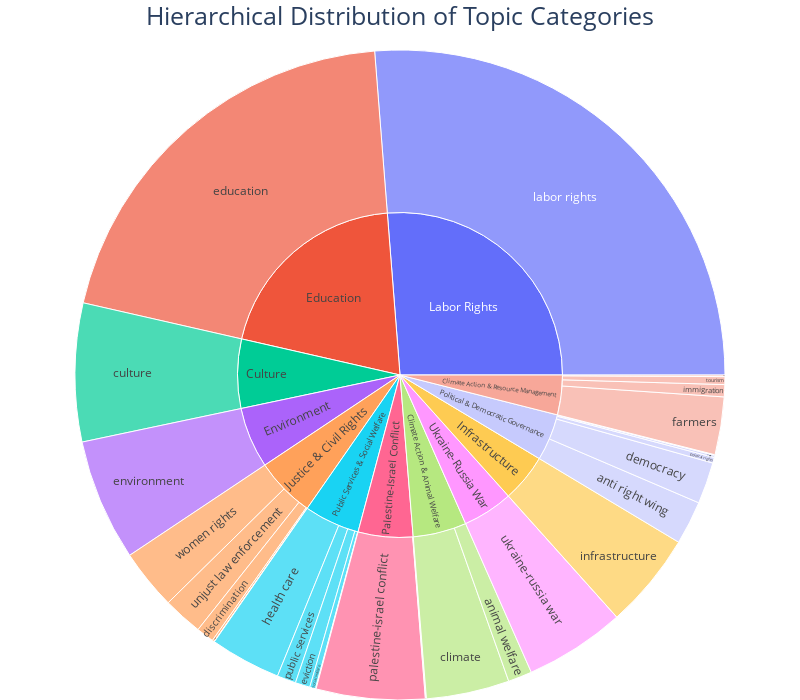

The notebook cell saved with this chart:
### Code cell
data_for_sunburst = []

original_topic_counts = {
    'labor rights': 29841,
    'education': 22958,
    'culture': 7818,
    'environment': 6881,
    'palestine-israel conflict': 6147,
    'ukraine-russia war': 5690,
    'infrastructure': 5427,
    'climate': 4699,
    'health care': 4007,
    'women rights': 3408,
    'farmers': 3266,
    'anti right wing': 2466,
    'democracy': 2350,
    'unjust law enforcement': 2235,
    'animal welfare': 1353,
    'public services': 1070,
    'discrimination': 1004,
    'eviction': 832,
    'immigration': 688,
    'tourism': 444,
    'social welfare': 331,
    'political rights': 321,
    'political criticism': 120,
    'anti crime': 117,
    'skip': 91,
    'local policy': 35,
    'housing': 33,
    'cyprus conflict': 31,
    'sudan conflict': 26,
    'youth violence': 8,
    'economic justice': 8,
    'military': 2
}


for original_topic, count in original_topic_counts.items():
    mapped_key = original_topic
    if original_topic == 'environment' and 'Environment' in class_mapping:
        mapped_key = 'Environment'

    if mapped_key in class_mapping:
        parent_category = class_mapping[mapped_key]
        data_for_sunburst.append({
            'Category': parent_category,
            'Subcategory': original_topic,
            'Count': count
        })
    else:
        print(f"Warning: Original topic '{original_topic}' not found in class_mapping. It will not be plotted.")

df_sunburst = pd.DataFrame(data_for_sunburst)

fig = px.sunburst(
    df_sunburst,
    path=['Category', 'Subcategory'],
    values='Count',
    title='Hierarchical Distribution of Topic Categories',
    width=800,
    height=700,
    hover_data={'Count': ':.0f'} 
)

fig.update_layout(
    title={
        "text": "Hierarchical Distribution of Topic Categories",
        "x": 0.5,
        "font": {"size": 25}
    },
    margin=dict(t=50, l=0, r=0, b=0) 
)

fig.show()

### Figure 1 — Plotly figure (JSON) as saved in the notebook; plotly's stock layout.template omitted (floating-point values rounded to 4 significant figures)
{"data": [{"branchvalues": "total", "customdata": [[29840.0], [22960.0], [7818.0], [6881.0], [6147.0], [5690.0], [5427.0], [4699.0], [4007.0], [3408.0], [3266.0], [2466.0], [2350.0], [2235.0], [1353.0], [1070.0], [1004.0], [832.0], [688.0], [444.0], [331.0], [321.0], [120.0], [117.0], [91.0], [35.0], [33.0], [31.0], [26.0], [8.0], [8.0], [2.0], [29840.0], [22960.0], [7818.0], [6881.0], [6204.0], [5692.0], [5427.0], [6052.0], [6273.0], [6780.0], [4489.0], [5292.0]], "domain": {"x": [0, 1], "y": [0, 1]}, "hovertemplate": "labels=%{label}<br>Count=%{customdata[0]:.0f}<br>parent=%{parent}<br>id=%{id}<extra></extra>", "ids": ["Labor Rights/labor rights", "Education/education", "Culture/culture", "Environment/environment", "Palestine-Israel Conflict/palestine-israel conflict", "Ukraine-Russia War/ukraine-russia war", "Infrastructure/infrastructure", "Climate Action & Animal Welfare/climate", "Public Services & Social Welfare/health care", "Justice & Civil Rights/women rights", "Climate Action & Resource Management/farmers", "Political & Democratic Governance/anti right wing", "Political & Democratic Governance/democracy", "Justice & Civil Rights/unjust law enforcement", "Climate Action & Animal Welfare/animal welfare", "Public Services & Social Welfare/public services", "Justice & Civil Rights/discrimination", "Public Services & Social Welfare/eviction", "Climate Action & Resource Management/immigration", "Climate Action & Resource Management/tourism", "Public Services & Social Welfare/social welfare", "Political & Democratic Governance/political rights", "Political & Democratic Governance/political criticism", "Justice & Civil Rights/anti crime", "Climate Action & Resource Management/skip", "Political & Democratic Governance/local policy", "Public Services & Social Welfare/housing", "Palestine-Israel Conflict/cyprus conflict", "Palestine-Israel Conflict/sudan conflict", "Justice & Civil Rights/youth violence", "Justice & Civil Rights/economic justice", "Ukraine-Russia War/military", "Labor Rights", "Education", "Culture", "Environment", "Palestine-Israel Conflict", "Ukraine-Russia War", "Infrastructure", "Climate Action & Animal Welfare", "Public Services & Social Welfare", "Justice & Civil Rights", "Climate Action & Resource Management", "Political & Democratic Governance"], "labels": ["labor rights", "education", "culture", "environment", "palestine-israel conflict", "ukraine-russia war", "infrastructure", "climate", "health care", "women rights", "farmers", "anti right wing", "democracy", "unjust law enforcement", "animal welfare", "public services", "discrimination", "eviction", "immigration", "tourism", "social welfare", "political rights", "political criticism", "anti crime", "skip", "local policy", "housing", "cyprus conflict", "sudan conflict", "youth violence", "economic justice", "military", "Labor Rights", "Education", "Culture", "Environment", "Palestine-Israel Conflict", "Ukraine-Russia War", "Infrastructure", "Climate Action & Animal Welfare", "Public Services & Social Welfare", "Justice & Civil Rights", "Climate Action & Resource Management", "Political & Democratic Governance"], "name": "", "parents": ["Labor Rights", "Education", "Culture", "Environment", "Palestine-Israel Conflict", "Ukraine-Russia War", "Infrastructure", "Climate Action & Animal Welfare", "Public Services & Social Welfare", "Justice & Civil Rights", "Climate Action & Resource Management", "Political & Democratic Governance", "Political & Democratic Governance", "Justice & Civil Rights", "Climate Action & Animal Welfare", "Public Services & Social Welfare", "Justice & Civil Rights", "Public Services & Social Welfare", "Climate Action & Resource Management", "Climate Action & Resource Management", "Public Services & Social Welfare", "Political & Democratic Governance", "Political & Democratic Governance", "Justice & Civil Rights", "Climate Action & Resource Management", "Political & Democratic Governance", "Public Services & Social Welfare", "Palestine-Israel Conflict", "Palestine-Israel Conflict", "Justice & Civil Rights", "Justice & Civil Rights", "Ukraine-Russia War", "", "", "", "", "", "", "", "", "", "", "", ""], "type": "sunburst", "values": [29840.0, 22960.0, 7818.0, 6881.0, 6147.0, 5690.0, 5427.0, 4699.0, 4007.0, 3408.0, 3266.0, 2466.0, 2350.0, 2235.0, 1353.0, 1070.0, 1004.0, 832.0, 688.0, 444.0, 331.0, 321.0, 120.0, 117.0, 91.0, 35.0, 33.0, 31.0, 26.0, 8.0, 8.0, 2.0, 29840.0, 22960.0, 7818.0, 6881.0, 6204.0, 5692.0, 5427.0, 6052.0, 6273.0, 6780.0, 4489.0, 5292.0]}], "layout": {"height": 700, "legend": {"tracegroupgap": 0}, "margin": {"b": 0, "l": 0, "r": 0, "t": 50}, "title": {"font": {"size": 25}, "text": "Hierarchical Distribution of Topic Categories", "x": 0.5}, "width": 800}}
